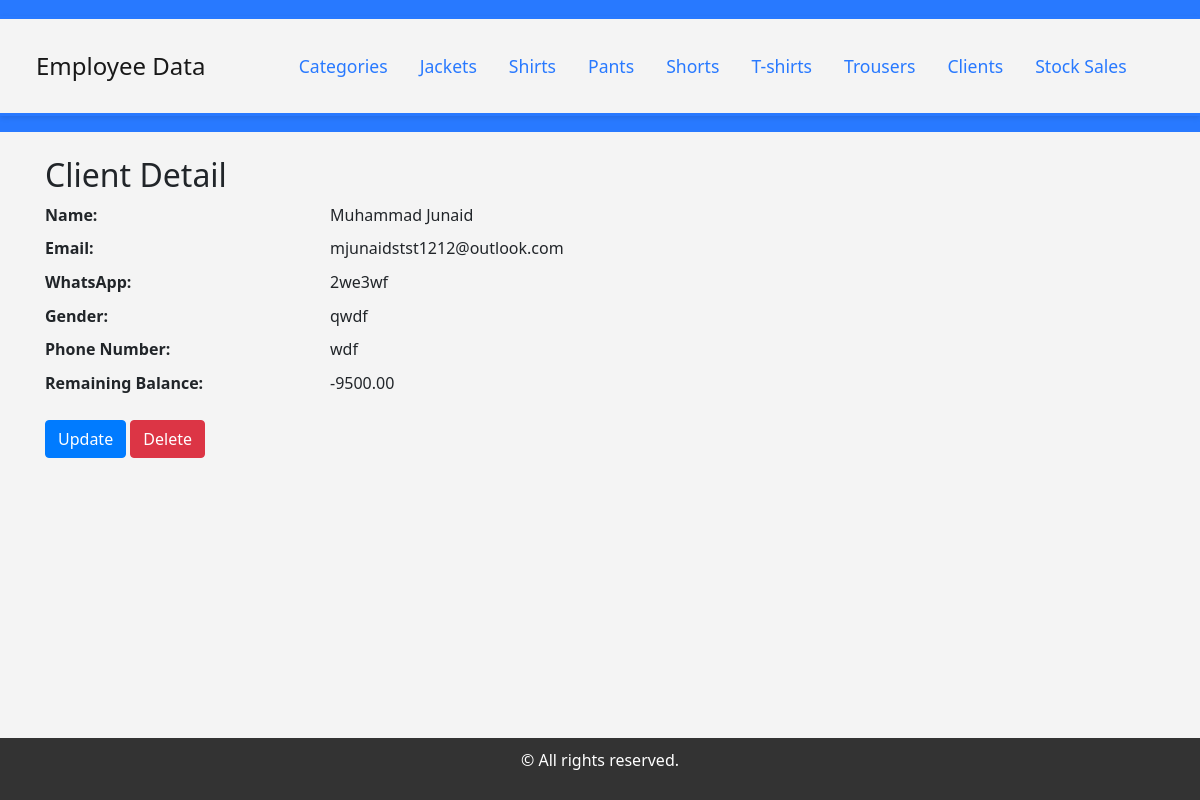
Page /client_salestock/clients/6/ on the committed database.
### client_salestock/models.py (models this page shows, shortened)
class Client(models.Model):
    name = models.CharField(max_length=100)
    picture = models.ImageField(upload_to='pictures/')
    email = models.EmailField()
    whatsapp = models.CharField(max_length=20)
    gender = models.CharField(max_length=10)
    phone_number = models.CharField(max_length=20)
    remaining_balance = models.DecimalField(max_digits=10, decimal_places=2, default=Decimal('0.00'))

### client_salestock/views.py (the view)
# urls.py: path('clients/<int:pk>/', views.client_detail, name='client_detail'),
def client_detail(request, pk):
    client = get_object_or_404(Client, pk=pk)
    return render(request, 'client_salestock/client_detail.html', {'client': client})

### client_salestock/templates/client_salestock/client_detail.html (shortened to what this page needs)
{% extends 'base.html' %}
{% block content %}
    <h2>Client Detail</h2>
    <dl class="row">
        <dt class="col-sm-3">Name:</dt>
        <dd class="col-sm-9">{{ client.name }}</dd>
        <dt class="col-sm-3">Email:</dt>
        <dd class="col-sm-9">{{ client.email }}</dd>
        <dt class="col-sm-3">WhatsApp:</dt>
        <dd class="col-sm-9">{{ client.whatsapp }}</dd>
        <dt class="col-sm-3">Gender:</dt>
        <dd class="col-sm-9">{{ client.gender }}</dd>
        <dt class="col-sm-3">Phone Number:</dt>
        <dd class="col-sm-9">{{ client.phone_number }}</dd>
        <dt class="col-sm-3">Remaining Balance:</dt>
        <dd class="col-sm-9">{{ client.remaining_balance }}</dd>
    </dl>
    <a href="{% url 'client_update' client.id %}" class="btn btn-primary">Update</a>
    <form action="{% url 'client_delete' client.id %}" method="post" class="d-inline">
        <input type="submit" class="btn btn-danger" value="Delete">
    </form>
{% endblock %}

### rows in the picture
Client: name "Muhammad Junaid", email "mjunaidstst1212@outlook.com", whatsapp "2we3wf", gender "qwdf", phone_number "wdf", remaining_balance "-9500.00"
